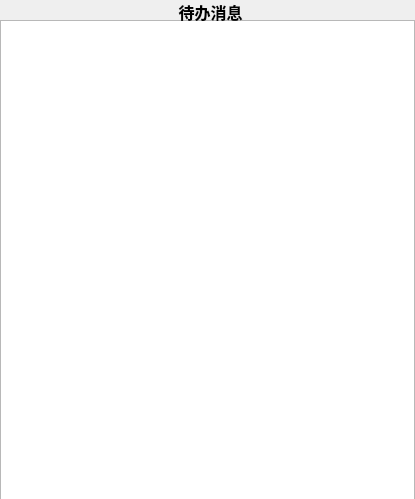
<?xml version="1.0" encoding="UTF-8"?>
<ui version="4.0">
 <class>pendingmessage</class>
 <widget class="QWidget" name="pendingmessage">
  <property name="geometry">
   <rect>
    <x>0</x>
    <y>0</y>
    <width>415</width>
    <height>499</height>
   </rect>
  </property>
  <property name="windowTitle">
   <string>Form</string>
  </property>
  <widget class="QListWidget" name="listWidget">
   <property name="geometry">
    <rect>
     <x>0</x>
     <y>20</y>
     <width>415</width>
     <height>481</height>
    </rect>
   </property>
  </widget>
  <widget class="QLabel" name="titleName">
   <property name="geometry">
    <rect>
     <x>170</x>
     <y>0</y>
     <width>81</width>
     <height>21</height>
    </rect>
   </property>
   <property name="text">
    <string>&lt;html&gt;&lt;head/&gt;&lt;body&gt;&lt;p align=&quot;center&quot;&gt;&lt;span style=&quot; font-size:12pt; font-weight:700;&quot;&gt;待办消息&lt;/span&gt;&lt;/p&gt;&lt;/body&gt;&lt;/html&gt;</string>
   </property>
  </widget>
 </widget>
 <resources/>
 <connections/>
</ui>
